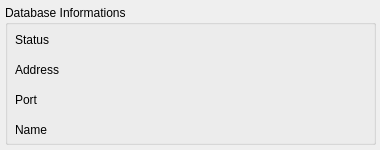
<?xml version="1.0" encoding="UTF-8"?>
<ui version="4.0">
 <class>w_DatabaseInformationsWidget</class>
 <widget class="QWidget" name="w_DatabaseInformationsWidget">
  <property name="geometry">
   <rect>
    <x>0</x>
    <y>0</y>
    <width>380</width>
    <height>150</height>
   </rect>
  </property>
  <property name="windowTitle">
   <string>Form</string>
  </property>
  <widget class="QGroupBox" name="databseInfoGroupBox">
   <property name="geometry">
    <rect>
     <x>5</x>
     <y>5</y>
     <width>371</width>
     <height>140</height>
    </rect>
   </property>
   <property name="styleSheet">
    <string notr="true">font: 75 8pt &quot;MS Shell Dlg 2&quot;;</string>
   </property>
   <property name="title">
    <string>Database Informations</string>
   </property>
   <widget class="QLabel" name="l_dbStatus">
    <property name="geometry">
     <rect>
      <x>10</x>
      <y>20</y>
      <width>80</width>
      <height>30</height>
     </rect>
    </property>
    <property name="text">
     <string>Status</string>
    </property>
   </widget>
   <widget class="QLabel" name="l_address">
    <property name="geometry">
     <rect>
      <x>10</x>
      <y>50</y>
      <width>80</width>
      <height>30</height>
     </rect>
    </property>
    <property name="text">
     <string>Address</string>
    </property>
   </widget>
   <widget class="QLabel" name="l_port">
    <property name="geometry">
     <rect>
      <x>10</x>
      <y>80</y>
      <width>80</width>
      <height>30</height>
     </rect>
    </property>
    <property name="text">
     <string>Port</string>
    </property>
   </widget>
   <widget class="QLabel" name="l_dbName">
    <property name="geometry">
     <rect>
      <x>10</x>
      <y>110</y>
      <width>80</width>
      <height>30</height>
     </rect>
    </property>
    <property name="text">
     <string>Name</string>
    </property>
   </widget>
   <widget class="QLabel" name="f_dbStatus">
    <property name="geometry">
     <rect>
      <x>90</x>
      <y>20</y>
      <width>250</width>
      <height>30</height>
     </rect>
    </property>
    <property name="text">
     <string/>
    </property>
   </widget>
   <widget class="QLabel" name="f_address">
    <property name="geometry">
     <rect>
      <x>90</x>
      <y>50</y>
      <width>250</width>
      <height>30</height>
     </rect>
    </property>
    <property name="text">
     <string/>
    </property>
   </widget>
   <widget class="QLabel" name="f_port">
    <property name="geometry">
     <rect>
      <x>90</x>
      <y>80</y>
      <width>250</width>
      <height>30</height>
     </rect>
    </property>
    <property name="text">
     <string/>
    </property>
   </widget>
   <widget class="QLabel" name="f_Name">
    <property name="geometry">
     <rect>
      <x>90</x>
      <y>110</y>
      <width>250</width>
      <height>30</height>
     </rect>
    </property>
    <property name="text">
     <string/>
    </property>
   </widget>
  </widget>
 </widget>
 <resources/>
 <connections/>
</ui>
